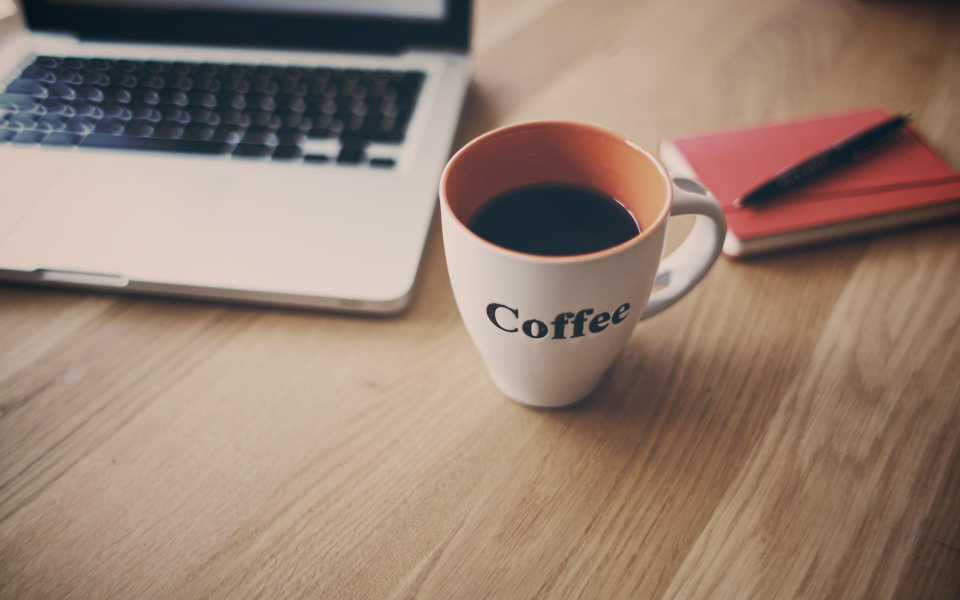
#> input picture coffe.jpg, 1920 x 1200 px, found by its file name (shown at 1/2 size)
$ jupyter execute --allow-errors transformations.ipynb   (shell and % lines are left out)
#> lines starting #> are read from the running program, lines starting #| are printed output that depends on the picture; after the words box and inside, x2 and y2 are one past the last pixel; in counts of white or black regions, pixels touching at a corner belong together
[cell 1]
from matplotlib import pyplot as plt
import numpy as np
from skimage import io, transform, color
from math import pi, cos, sin
import cv2 as cv

[cell 2]
testIm = cv.imread('coffe.jpg')
#> testIm is the input picture: shape (1200, 1920, 3); mean B, G, R 114.3, 128.4, 150.6
grayIm = cv.cvtColor(testIm, cv.COLOR_BGR2GRAY)
io.imshow(grayIm)

[cell 3]
eq = cv.equalizeHist(grayIm)
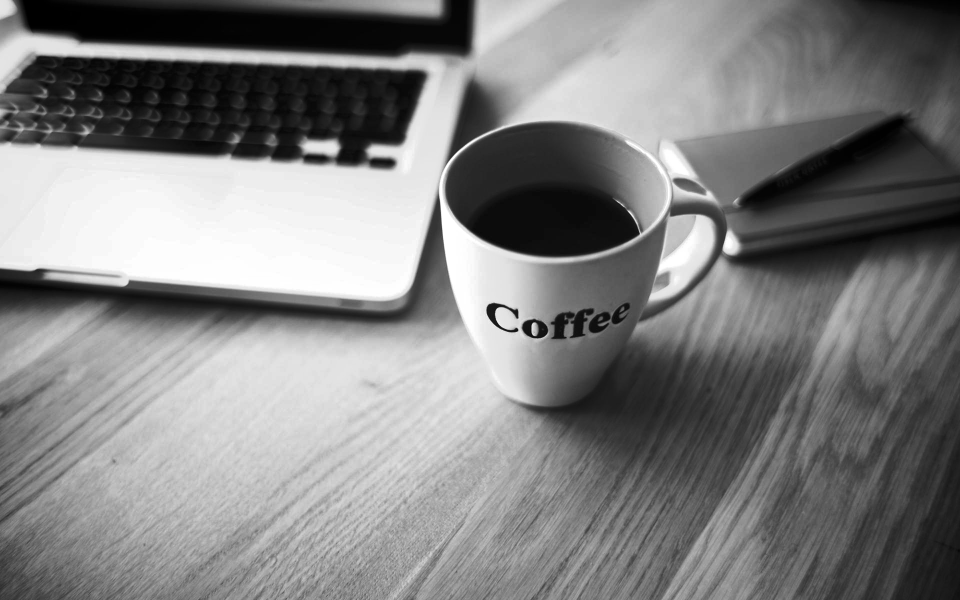
#> eq: shape (1200, 1920) (shown at 1/2 size); min 0, max 255, mean 128.3
bf = cv.bilateralFilter(grayIm, 15, 2, 2)
gb = cv.GaussianBlur(grayIm, (31, 31), 100)
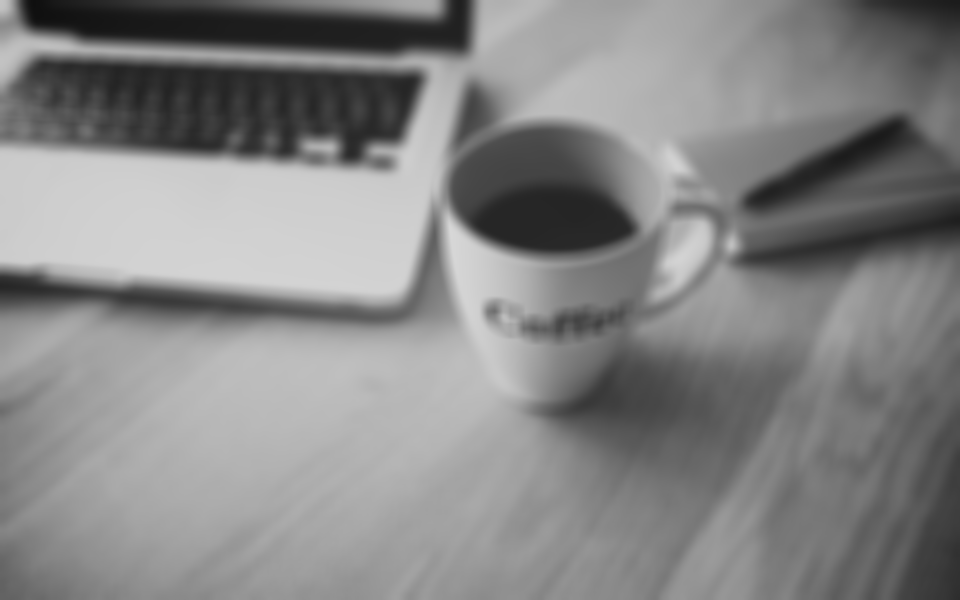
#> gb: shape (1200, 1920) (shown at 1/2 size); min 15, max 215, mean 133.4
mb = cv.medianBlur(grayIm, 15)
io.imshow(mb)

[cell 4]
_, thresh_img = cv.threshold(grayIm, 160, 255, cv.THRESH_BINARY)
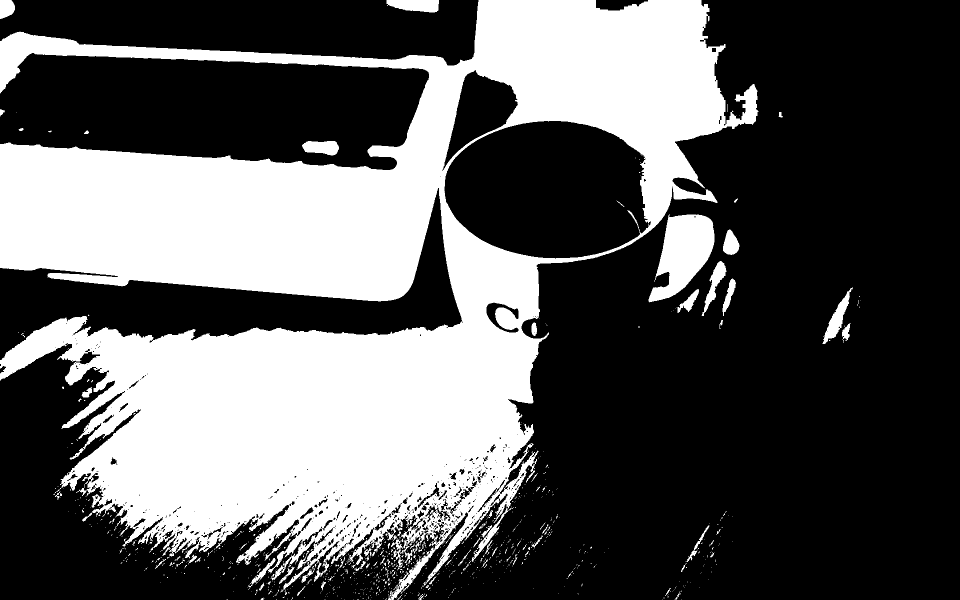
#> thresh_img: shape (1200, 1920) (shown at 1/2 size); 35.8% white; 992 white regions (902 under 20 px), largest, box (x1, y1, x2, y2) and area: (0, 0, 1517, 1200) 791703, (1297, 428, 1429, 605) 13459, (773, 0, 878, 25) 2091
edges=cv.Canny(grayIm, 50, 80)
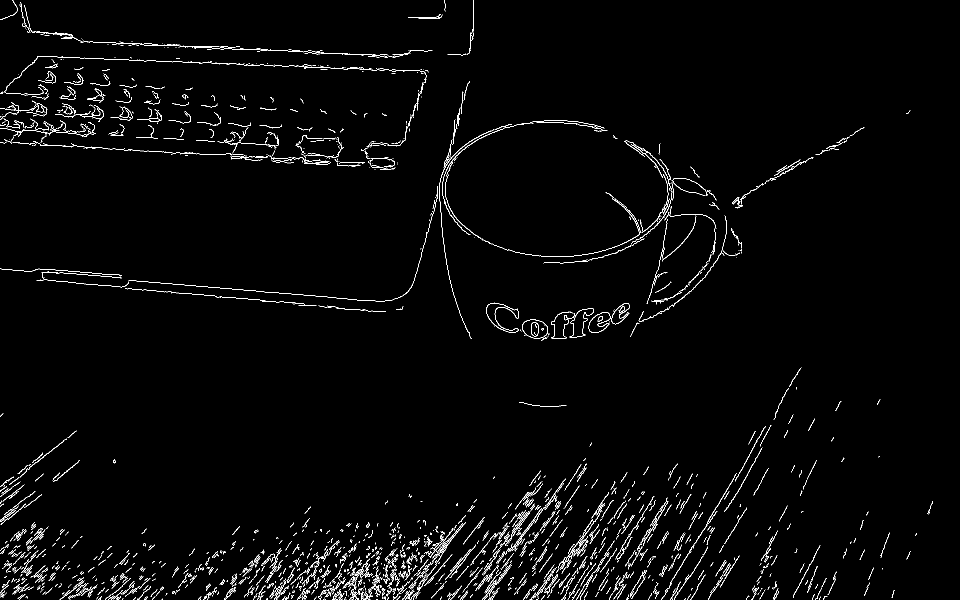
#> edges: shape (1200, 1920) (shown at 1/2 size); 2.1% white in thin lines or dots
io.imshow(edges)

[cell 5]
rotAng = 0
Rtrans = np.array([[1, 1, 80], [-1, 1, 60], [1e-5, 1e-4, 1]])
Rtrans = Rtrans @ np.array([[cos(rotAng), -sin(rotAng), 0], [sin(rotAng), cos(rotAng), 0], [0, 0, 1]])
Rtrans = Rtrans @ np.diag([.5, .5, 1])

Rtrans = transform.ProjectiveTransform(Rtrans)
transIm = transform.warp(testIm, np.linalg.inv(Rtrans))
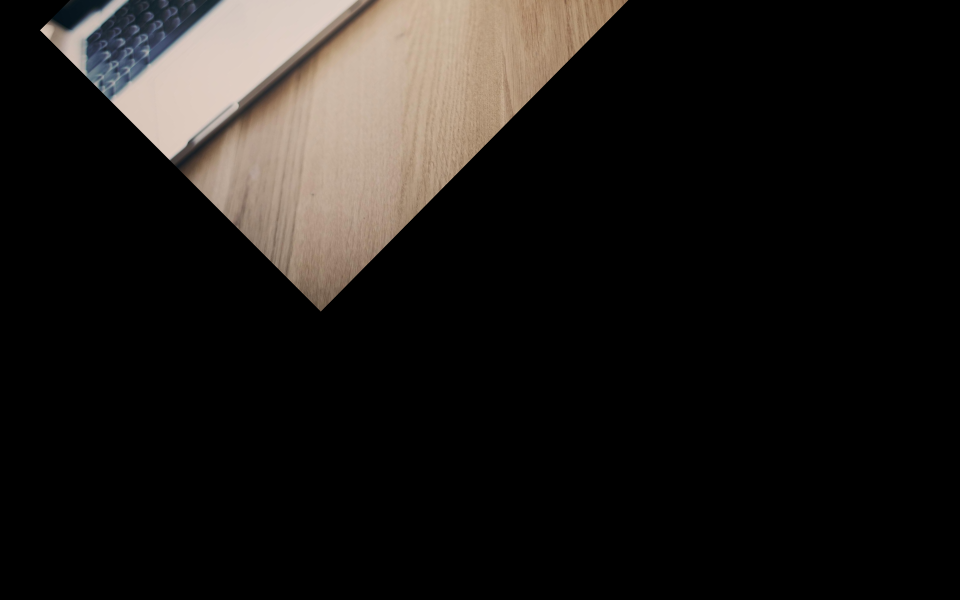
#> transIm: shape (1200, 1920, 3) float64 (shown at 1/2 size); mean B, G, R 0.0901, 0.1, 0.112
transIm = transform.warp(transIm, Rtrans)
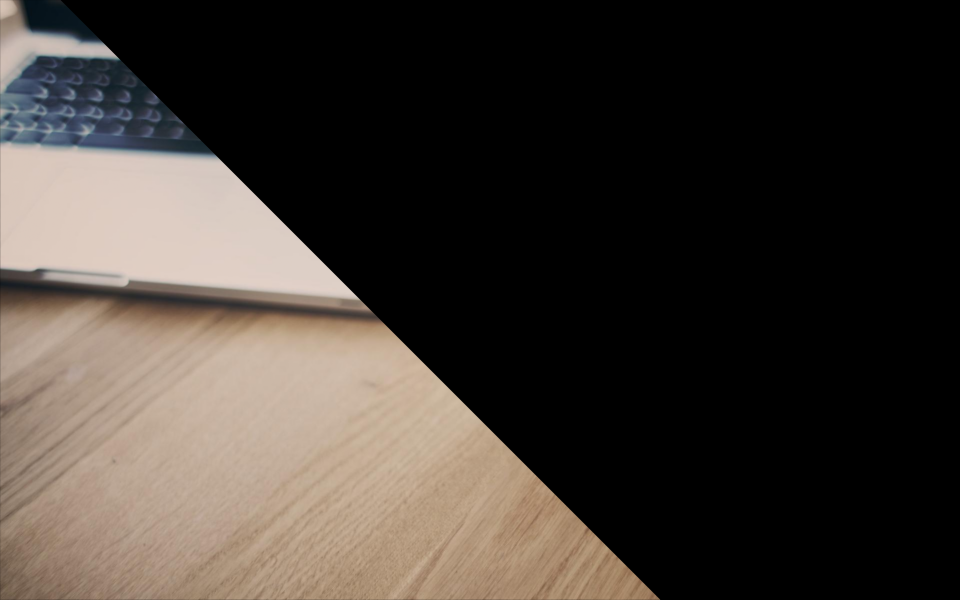
#> transIm: shape (1200, 1920, 3) float64 (shown at 1/2 size); mean B, G, R 0.204, 0.227, 0.255
io.imshow(transIm)

[cell 6]
black=np.zeros(testIm.shape[:2], dtype='uint8')
mask=cv.circle(black, (1100, 600), 300, 255, -1)
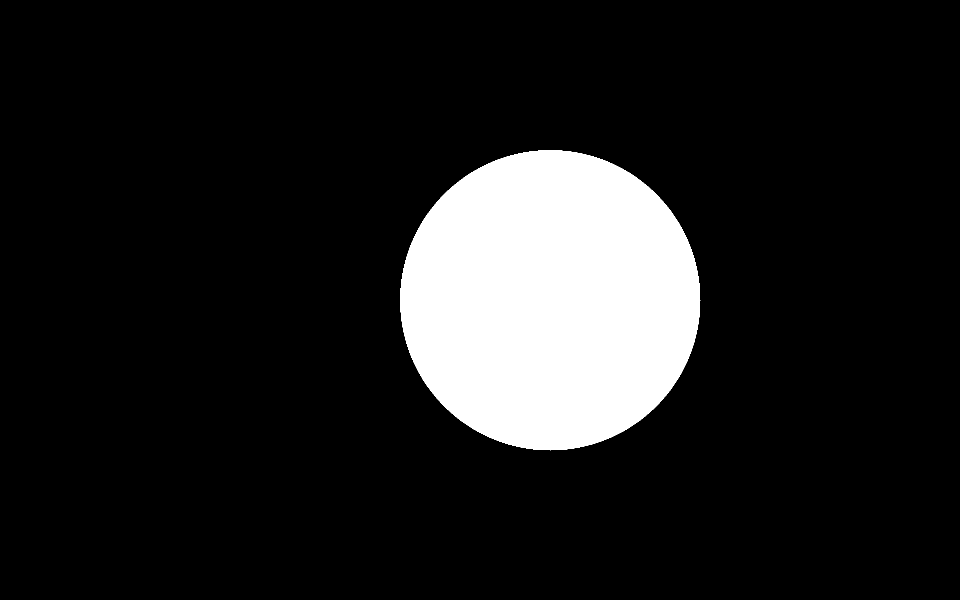
#> black: shape (1200, 1920) (shown at 1/2 size); 12.3% white; 1 white region, box (x1, y1, x2, y2) and area: (800, 300, 1401, 901) 282697
masked_img = cv.bitwise_and(testIm, testIm, mask=mask)
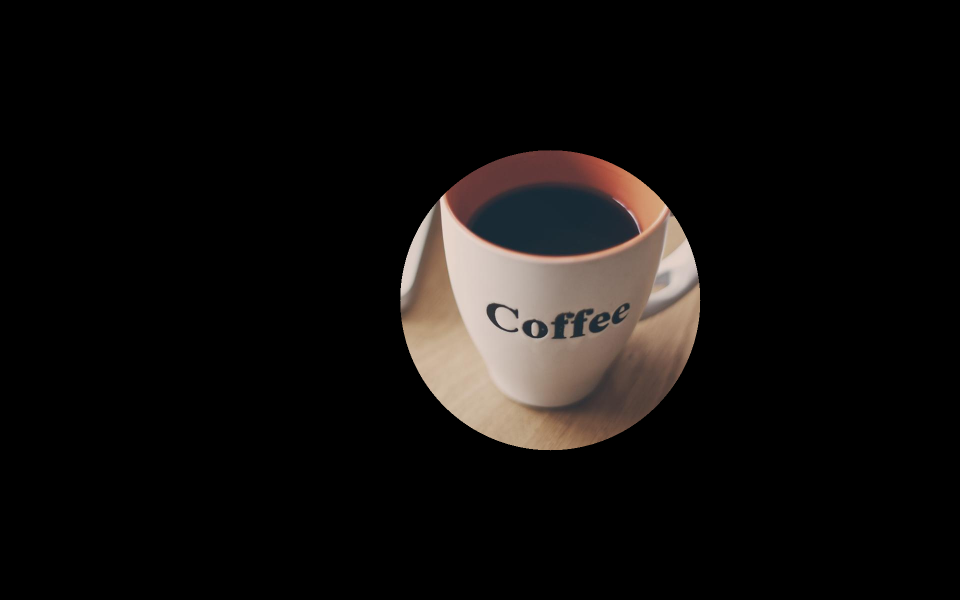
#> masked_img: shape (1200, 1920, 3) (shown at 1/2 size); mean B, G, R 13.3, 14.6, 17.1
io.imshow(masked_img)

### Homework

[cell 7]
hw = cv.imread('hw.jpg')
#> (the rest of this cell did not finish here and is left out)

#> (a cell that did not finish here is left out)

[cell 9]
## 2D transformations
Y, X = np.argwhere(thresh_img == 255)[:,0], np.argwhere(thresh_img == 255)[:,1]
pmin, pmax = [np.min(X), np.min(Y)], [np.max(X), np.max(Y)]
#> pmin = [0, 0]; pmax = [1720, 1199]
center = (X.sum()//len(X), Y.sum()//len(Y))
#> center = (690, 576)
angle = np.arctan2(pmax[1]-pmin[1], pmax[0]-pmin[0])*180.0/np.pi
#> angle = 34.88
transMat=cv.getRotationMatrix2D(center, angle, 1)
#> transMat = [[0.82, 0.572, -205.4], [-0.572, 0.82, 498.1]]
#> (the rest of this cell did not finish here and is left out)
